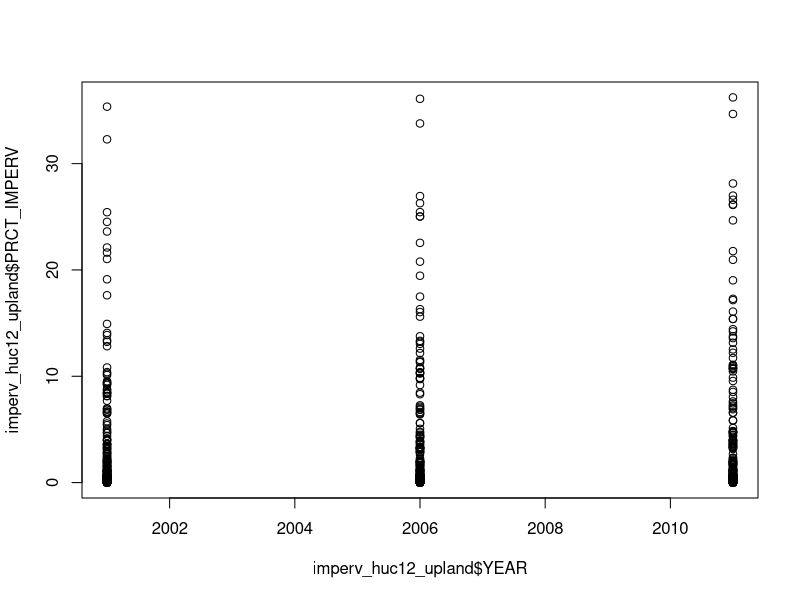
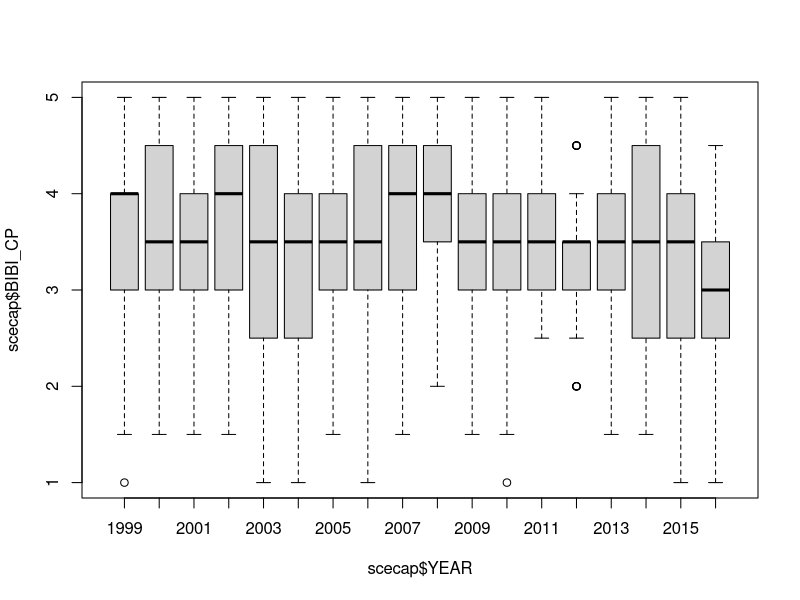
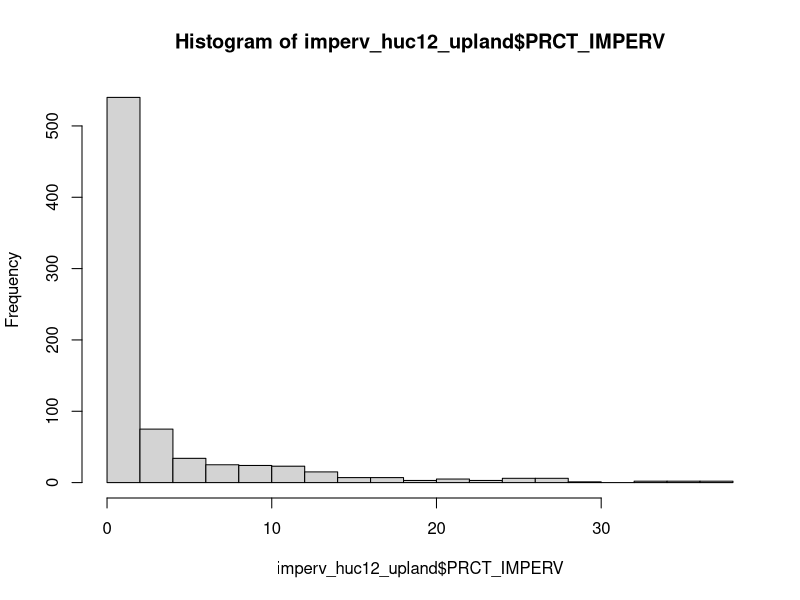

The R script that drew these images, in order:
## ---- chunk 1
scecap <- read.csv("SCECAP_data.csv")
impervious <- read.csv("impervious_prct_cover.csv")
scecap

impervious

imperv_huc12 <- subset(impervious[impervious$HUC_DIGITS == 12,])
imperv_huc12_upland <- subset(imperv_huc12[imperv_huc12$UPLAND == 2,])

plot(imperv_huc12_upland$PRCT_IMPERV ~ imperv_huc12_upland$YEAR)

boxplot(scecap$BIBI_CP ~ scecap$YEAR)

hist(imperv_huc12_upland$PRCT_IMPERV, breaks = 20)

